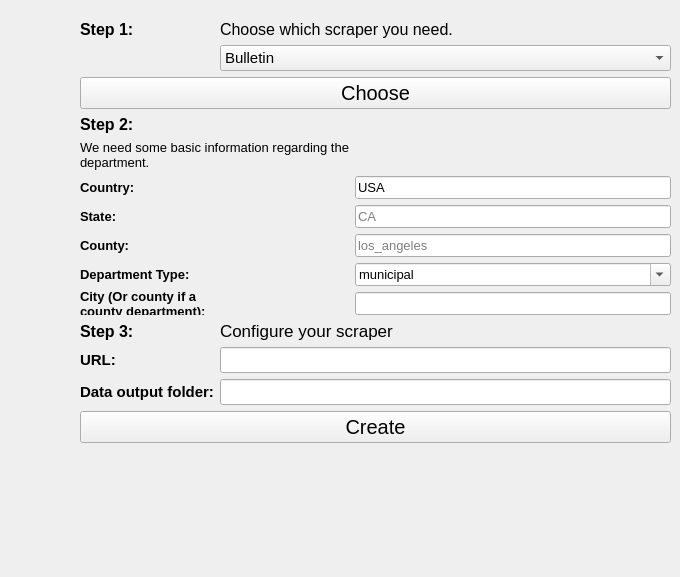
    <widget class="QWidget" name="ChooseCrimegraphics">
     <property name="focusPolicy">
      <enum>Qt::NoFocus</enum>
     </property>
     <attribute name="title">
      <string>Choose Scraper</string>
     </attribute>
     <widget class="QWidget" name="formLayoutWidget_2">
      <property name="geometry">
       <rect>
        <x>80</x>
        <y>20</y>
        <width>591</width>
        <height>548</height>
       </rect>
      </property>
      <layout class="QFormLayout" name="formLayout_2">
       <item row="0" column="0">
        <widget class="QLabel" name="chooseCGStep1">
         <property name="font">
          <font>
           <pointsize>12</pointsize>
           <weight>75</weight>
           <bold>true</bold>
          </font>
         </property>
         <property name="text">
          <string>Step 1:</string>
         </property>
         <property name="wordWrap">
          <bool>true</bool>
         </property>
        </widget>
       </item>
       <item row="0" column="1">
        <widget class="QLabel" name="chooseCGStep1Text">
         <property name="font">
          <font>
           <pointsize>12</pointsize>
          </font>
         </property>
         <property name="text">
          <string>Choose which scraper you need.</string>
         </property>
         <property name="wordWrap">
          <bool>true</bool>
         </property>
        </widget>
       </item>
       <item row="1" column="1">
        <widget class="QComboBox" name="choose_cg_input">
         <property name="font">
          <font>
           <pointsize>11</pointsize>
          </font>
         </property>
         <item>
          <property name="text">
           <string>Bulletin</string>
          </property>
         </item>
         <item>
          <property name="text">
           <string>Daily Crime/Fire Log Bulleting (Clery)</string>
          </property>
         </item>
         <item>
          <property name="text">
           <string/>
          </property>
         </item>
        </widget>
       </item>
       <item row="3" column="0" colspan="2">
        <widget class="QPushButton" name="choose_cg_button">
         <property name="font">
          <font>
           <pointsize>15</pointsize>
          </font>
         </property>
         <property name="text">
          <string>Choose</string>
         </property>
        </widget>
       </item>
       <item row="5" column="0">
        <widget class="QLabel" name="chooseCGStep1_2">
         <property name="font">
          <font>
           <pointsize>12</pointsize>
           <weight>75</weight>
           <bold>true</bold>
          </font>
         </property>
         <property name="text">
          <string>Step 3:</string>
         </property>
         <property name="wordWrap">
          <bool>true</bool>
         </property>
        </widget>
       </item>
       <item row="5" column="1">
        <widget class="QLabel" name="step2_scraper_text_6">
         <property name="font">
          <font>
           <pointsize>13</pointsize>
          </font>
         </property>
         <property name="text">
          <string>Configure your scraper</string>
         </property>
         <property name="wordWrap">
          <bool>true</bool>
         </property>
        </widget>
       </item>
       <item row="6" column="0">
        <widget class="QLabel" name="step2_scraper_text_7">
         <property name="font">
          <font>
           <pointsize>11</pointsize>
           <weight>75</weight>
           <bold>true</bold>
          </font>
         </property>
         <property name="text">
          <string>URL:</string>
         </property>
         <property name="wordWrap">
          <bool>true</bool>
         </property>
        </widget>
       </item>
       <item row="6" column="1">
        <widget class="QLineEdit" name="url_input_cg">
         <property name="font">
          <font>
           <pointsize>11</pointsize>
          </font>
         </property>
        </widget>
       </item>
       <item row="7" column="0">
        <widget class="QLabel" name="step2_scraper_text_8">
         <property name="font">
          <font>
           <pointsize>11</pointsize>
           <weight>75</weight>
           <bold>true</bold>
          </font>
         </property>
         <property name="text">
          <string>Data output folder:</string>
         </property>
         <property name="wordWrap">
          <bool>true</bool>
         </property>
        </widget>
       </item>
       <item row="7" column="1">
        <widget class="QLineEdit" name="save_dir_input_cg">
         <property name="font">
          <font>
           <pointsize>11</pointsize>
          </font>
         </property>
        </widget>
       </item>
       <item row="13" column="0" colspan="2">
        <widget class="QPushButton" name="create_cg_button">
         <property name="font">
          <font>
           <pointsize>15</pointsize>
          </font>
         </property>
         <property name="text">
          <string>Create</string>
         </property>
        </widget>
       </item>
       <item row="4" column="0" colspan="2">
        <layout class="QFormLayout" name="formLayout_4">
         <item row="1" column="0">
          <widget class="QLabel" name="step2_header_6">
           <property name="font">
            <font>
             <pointsize>12</pointsize>
             <weight>75</weight>
             <bold>true</bold>
            </font>
           </property>
           <property name="text">
            <string>Step 2:</string>
           </property>
           <property name="wordWrap">
            <bool>true</bool>
           </property>
          </widget>
         </item>
         <item row="2" column="0">
          <widget class="QLabel" name="step2_scraper_text_4">
           <property name="font">
            <font>
             <pointsize>10</pointsize>
            </font>
           </property>
           <property name="text">
            <string>We need some basic information regarding the department.</string>
           </property>
           <property name="wordWrap">
            <bool>true</bool>
           </property>
          </widget>
         </item>
         <item row="3" column="0">
          <widget class="QLabel" name="step2_scraper_text_5">
           <property name="font">
            <font>
             <pointsize>10</pointsize>
             <weight>75</weight>
             <bold>true</bold>
            </font>
           </property>
           <property name="text">
            <string>Country:</string>
           </property>
           <property name="wordWrap">
            <bool>true</bool>
           </property>
          </widget>
         </item>
         <item row="3" column="1">
          <widget class="QLineEdit" name="country_input_cg">
           <property name="font">
            <font>
             <pointsize>10</pointsize>
            </font>
           </property>
           <property name="text">
            <string>USA</string>
           </property>
           <property name="placeholderText">
            <string/>
           </property>
          </widget>
         </item>
         <item row="5" column="0">
          <widget class="QLabel" name="step2state_2">
           <property name="font">
            <font>
             <pointsize>10</pointsize>
             <weight>75</weight>
             <bold>true</bold>
            </font>
           </property>
           <property name="text">
            <string>State:</string>
           </property>
           <property name="wordWrap">
            <bool>true</bool>
           </property>
          </widget>
         </item>
         <item row="5" column="1">
          <widget class="QLineEdit" name="state_input_cg">
           <property name="font">
            <font>
             <pointsize>10</pointsize>
            </font>
           </property>
           <property name="placeholderText">
            <string>CA</string>
           </property>
          </widget>
         </item>
         <item row="7" column="0">
          <widget class="QLabel" name="label_42">
           <property name="font">
            <font>
             <pointsize>10</pointsize>
             <weight>75</weight>
             <bold>true</bold>
            </font>
           </property>
           <property name="text">
            <string>County:</string>
           </property>
           <property name="wordWrap">
            <bool>true</bool>
           </property>
          </widget>
         </item>
         <item row="7" column="1">
          <widget class="QLineEdit" name="county_input_cg">
           <property name="font">
            <font>
             <pointsize>10</pointsize>
            </font>
           </property>
           <property name="placeholderText">
            <string>los_angeles</string>
           </property>
          </widget>
         </item>
         <item row="9" column="0">
          <widget class="QLabel" name="label_41">
           <property name="font">
            <font>
             <pointsize>10</pointsize>
             <weight>75</weight>
             <bold>true</bold>
            </font>
           </property>
           <property name="text">
            <string>Department Type:</string>
           </property>
           <property name="wordWrap">
            <bool>true</bool>
           </property>
          </widget>
         </item>
         <item row="9" column="1">
          <widget class="QComboBox" name="department_type_input_cg">
           <property name="font">
            <font>
             <pointsize>10</pointsize>
            </font>
           </property>
           <property name="editable">
            <bool>true</bool>
           </property>
           <item>
            <property name="text">
             <string>municipal</string>
            </property>
           </item>
           <item>
            <property name="text">
             <string>county</string>
            </property>
           </item>
           <item>
            <property name="text">
             <string>college</string>
            </property>
           </item>
          </widget>
         </item>
         <item row="11" column="0">
          <widget class="QLabel" name="step2city_2">
           <property name="font">
            <font>
             <pointsize>10</pointsize>
             <weight>75</weight>
             <bold>true</bold>
            </font>
           </property>
           <property name="text">
            <string>City (Or county if a county department):</string>
           </property>
           <property name="wordWrap">
            <bool>true</bool>
           </property>
          </widget>
         </item>
         <item row="11" column="1">
          <widget class="QLineEdit" name="city_input_cg">
           <property name="font">
            <font>
             <pointsize>10</pointsize>
            </font>
           </property>
          </widget>
         </item>
        </layout>
       </item>
      </layout>
     </widget>
    </widget>
